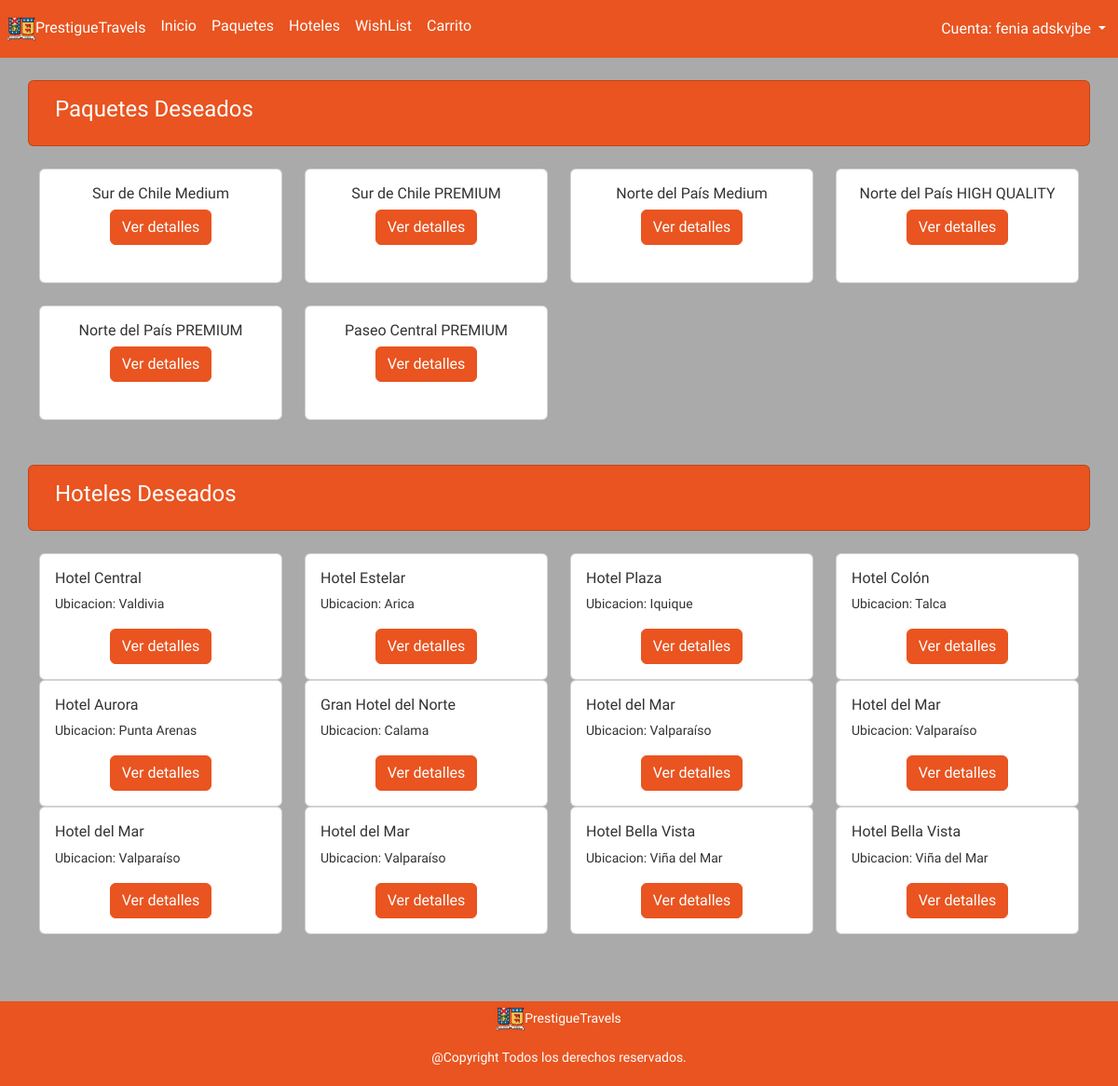
/wishlist.php (signed in), run on the app's committed database.
### tables this page shows
CREATE TABLE `paquetes` (
  `productos_id` int(11) NOT NULL,
  `paquetes_nombre` varchar(40) NOT NULL,
  `paquetes_airida` varchar(40) NOT NULL,
  `paquetes_airvuelta` varchar(40) NOT NULL,
  `paquetes_fechaida` date NOT NULL,
  `paquetes_fechavuelta` date NOT NULL,
  `paquetes_noches` int(11) NOT NULL,
  `paquetes_preciopp` int(11) NOT NULL,
  `paquetes_disponibles` int(11) NOT NULL,
  `paquetes_totales` int(11) NOT NULL,
  `paquetes_maxpp` int(11) NOT NULL
);

### wishlist.php (the view, shortened to what this page needs)
<?php include("templates/cabecera.php");
include("config.php");?>
<?php
include("conexionbd.php");
$sentenciaSQL= $conexion->query("SELECT * FROM hoteles INNER JOIN productos ON hoteles.productos_id=productos.producto_id INNER JOIN wishlist
                                                ON productos.producto_id=wishlist.producto_id AND usuario_id=$user_id AND producto_tipo=1");
$hoteles_deseados = $sentenciaSQL->fetch_all(MYSQLI_ASSOC);
$sentenciaSQL2= $conexion->query("SELECT * FROM paquetes INNER JOIN productos ON paquetes.productos_id=productos.producto_id INNER JOIN wishlist
                                                ON productos.producto_id=wishlist.producto_id AND usuario_id=$user_id AND producto_tipo=2");
$paquetes_deseados = $sentenciaSQL2->fetch_all(MYSQLI_ASSOC);
?>
<div class="card bg-primary text-left text-white">
  <div class="card-body">
    <h4 class="card-title">Paquetes Deseados</h4>
  </div>
</div>
<div>
    <div class="d-none d-sm-block">
    </div>
</div>
<?php foreach($paquetes_deseados as $paquet){?>
    <div class="col-md-3">
    <div class="card">
        <div class="card-body">
            <h6 class="card-Viaje text-center"><?php echo $paquet["paquetes_nombre"]; ?></h6>
            <div class="text-center">
                <a class="btn btn-primary" href="detalle_paquetes.php?id=<?php echo $paquet["productos_id"];?>&token=<?php
                echo hash_hmac("sha1",$paquet["productos_id"],KEY_TOKEN);?>">Ver detalles</a>
                <br><br/>
            </div>
        </div>
    </div>
    <br/>
</div>
<?php } ?>
<div>
    <div class="d-none d-sm-block">
    </div>
</div>
<div class="card bg-primary text-left text-white">
  <div class="card-body">
    <h4 class="card-title">Hoteles Deseados </h4>
  </div>
</div>
<div>
    <div class="d-none d-sm-block">
    </div>
</div>
    <?php foreach($hoteles_deseados as $hotell){?>
    <div class="col-md-3">
    <div class="card">
        <div class="card-body">
          <h6 class="card-Viaje"><?php echo $hotell["hoteles_nombre"]; ?></h6>
          <p class="small"><?php  echo "Ubicacion: ".$hotell["hoteles_ciudad"];  ?></p>
          <div class="text-center">
            <a class="btn btn-primary" href="detalle_hoteles.php?id=<?php echo $hotell["productos_id"];?>&token=<?php
            echo hash_hmac("sha1",$hotell["productos_id"],KEY_TOKEN);?>">Ver detalles</a>
          </div>
    </div>
  </div>
  </div>
  <?php } ?>
<?php include("templates/pie.php");?>

### data on the page
paquetes: paquetes_nombre "Sur de Chile Medium"
paquetes: paquetes_nombre "Sur de Chile PREMIUM"
paquetes: paquetes_nombre "Norte del País Medium"
paquetes: paquetes_nombre "Norte del País HIGH QUALITY"
paquetes: paquetes_nombre "Norte del País PREMIUM"
paquetes: paquetes_nombre "Paseo Central PREMIUM"

### other printed values
$username "fenia"
$userlastname "adskvjbe"
$hotell["hoteles_nombre"] "Hotel Central"
$hotell["hoteles_ciudad"] "Valdivia"
$hotell["hoteles_nombre"] "Hotel Estelar"
$hotell["hoteles_ciudad"] "Arica"
$hotell["hoteles_nombre"] "Hotel Plaza"
$hotell["hoteles_ciudad"] "Iquique"
$hotell["hoteles_nombre"] "Hotel Colón"
$hotell["hoteles_ciudad"] "Talca"
$hotell["hoteles_nombre"] "Hotel Aurora"
$hotell["hoteles_ciudad"] "Punta Arenas"
$hotell["hoteles_nombre"] "Gran Hotel del Norte"
$hotell["hoteles_ciudad"] "Calama"
$hotell["hoteles_nombre"] "Hotel del Mar"
